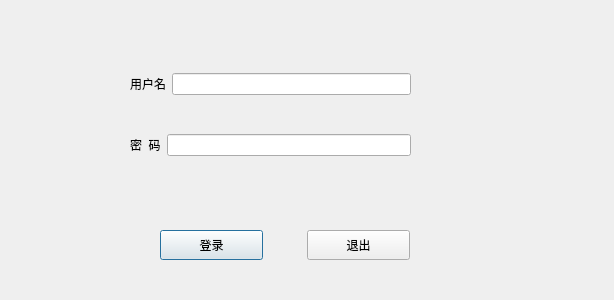
<?xml version="1.0" encoding="UTF-8"?>
<ui version="4.0">
 <class>login</class>
 <widget class="QDialog" name="login">
  <property name="geometry">
   <rect>
    <x>0</x>
    <y>0</y>
    <width>614</width>
    <height>300</height>
   </rect>
  </property>
  <property name="windowTitle">
   <string>Dialog</string>
  </property>
  <property name="styleSheet">
   <string notr="true"/>
  </property>
  <widget class="QWidget" name="layoutWidget">
   <property name="geometry">
    <rect>
     <x>130</x>
     <y>40</y>
     <width>281</width>
     <height>151</height>
    </rect>
   </property>
   <layout class="QVBoxLayout" name="verticalLayout">
    <item>
     <layout class="QHBoxLayout" name="horizontalLayout">
      <item>
       <widget class="QLabel" name="label">
        <property name="styleSheet">
         <string notr="true"/>
        </property>
        <property name="text">
         <string>用户名</string>
        </property>
       </widget>
      </item>
      <item>
       <widget class="QLineEdit" name="lineEdit">
        <property name="styleSheet">
         <string notr="true"/>
        </property>
       </widget>
      </item>
     </layout>
    </item>
    <item>
     <layout class="QHBoxLayout" name="horizontalLayout_2">
      <item>
       <widget class="QLabel" name="label_2">
        <property name="styleSheet">
         <string notr="true"/>
        </property>
        <property name="text">
         <string>密  码</string>
        </property>
       </widget>
      </item>
      <item>
       <widget class="QLineEdit" name="lineEdit_2"/>
      </item>
     </layout>
    </item>
   </layout>
  </widget>
  <widget class="QWidget" name="layoutWidget_2">
   <property name="geometry">
    <rect>
     <x>160</x>
     <y>230</y>
     <width>250</width>
     <height>30</height>
    </rect>
   </property>
   <layout class="QHBoxLayout" name="horizontalLayout_3">
    <property name="leftMargin">
     <number>0</number>
    </property>
    <item>
     <widget class="QPushButton" name="pushButton">
      <property name="sizePolicy">
       <sizepolicy hsizetype="Minimum" vsizetype="Minimum">
        <horstretch>20</horstretch>
        <verstretch>10</verstretch>
       </sizepolicy>
      </property>
      <property name="styleSheet">
       <string notr="true"/>
      </property>
      <property name="text">
       <string>登录</string>
      </property>
     </widget>
    </item>
    <item>
     <spacer name="horizontalSpacer">
      <property name="orientation">
       <enum>Qt::Horizontal</enum>
      </property>
      <property name="sizeType">
       <enum>QSizePolicy::Minimum</enum>
      </property>
      <property name="sizeHint" stdset="0">
       <size>
        <width>38</width>
        <height>20</height>
       </size>
      </property>
     </spacer>
    </item>
    <item>
     <widget class="QPushButton" name="pushButton_2">
      <property name="sizePolicy">
       <sizepolicy hsizetype="Minimum" vsizetype="Minimum">
        <horstretch>20</horstretch>
        <verstretch>10</verstretch>
       </sizepolicy>
      </property>
      <property name="styleSheet">
       <string notr="true"/>
      </property>
      <property name="text">
       <string>退出</string>
      </property>
     </widget>
    </item>
   </layout>
  </widget>
 </widget>
 <resources/>
 <connections>
  <connection>
   <sender>pushButton_2</sender>
   <signal>clicked()</signal>
   <receiver>login</receiver>
   <slot>close()</slot>
   <hints>
    <hint type="sourcelabel">
     <x>372</x>
     <y>247</y>
    </hint>
    <hint type="destinationlabel">
     <x>413</x>
     <y>267</y>
    </hint>
   </hints>
  </connection>
 </connections>
</ui>
